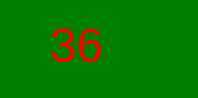
<?xml version="1.0" encoding="UTF-8"?>
<ui version="4.0">
 <class>Form_main</class>
 <widget class="QWidget" name="Form_main">
  <property name="geometry">
   <rect>
    <x>0</x>
    <y>0</y>
    <width>198</width>
    <height>98</height>
   </rect>
  </property>
  <property name="windowTitle">
   <string>HeartBeat Demo B站：M0Ca</string>
  </property>
  <property name="styleSheet">
   <string notr="true">background-color: green;</string>
  </property>
  <widget class="QLabel" name="HartBeat_label">
   <property name="geometry">
    <rect>
     <x>50</x>
     <y>20</y>
     <width>101</width>
     <height>51</height>
    </rect>
   </property>
   <property name="font">
    <font>
     <pointsize>36</pointsize>
    </font>
   </property>
   <property name="styleSheet">
    <string notr="true">color: red;</string>
   </property>
   <property name="text">
    <string>36</string>
   </property>
  </widget>
 </widget>
 <resources/>
 <connections/>
</ui>
